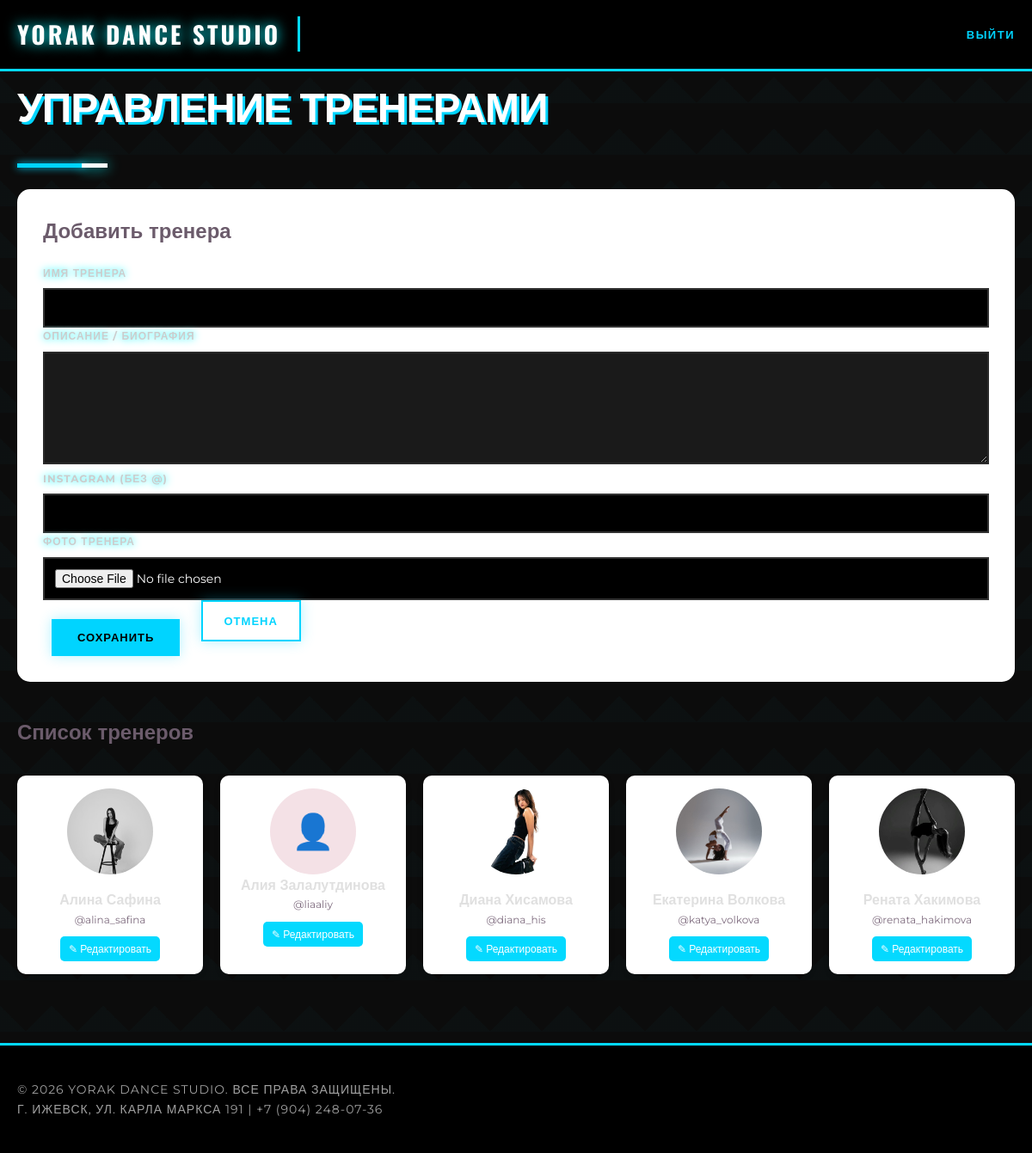
Screenshot of /admin/edit_trainer.php (signed in) with the database file from the repository.
### tables this page shows
CREATE TABLE `trainers` (
  `id` int NOT NULL AUTO_INCREMENT,
  `name` varchar(100) NOT NULL,
  `photo` varchar(255) DEFAULT NULL,
  `bio` text,
  `instagram` varchar(100) DEFAULT NULL,
  PRIMARY KEY (`id`)
);

### admin/edit_trainer.php (the view, shortened to what this page needs)
<?php
require_once '../includes/db.php';
$id = $_GET['id'] ?? 0;
$trainer = null;
$all_trainers = $pdo->query("SELECT * FROM trainers ORDER BY name")->fetchAll();
?>
<?php include '../includes/header.php'; ?>
<link rel="stylesheet" href="/dance_studio2/css/style.css">
<link rel="stylesheet" href="admin-style.css">
<div class="container">
    <h1 class="section-title">Управление тренерами</h1>
    <div class="trainers-admin">
        <div class="trainer-form">
            <h2 style="color: #6b5b6b; margin-bottom: 20px;">
                <?= $id ? 'Редактировать' : 'Добавить' ?> тренера
            </h2>
            <form method="POST" enctype="multipart/form-data">
                <div class="form-group">
                    <label>Имя тренера</label>
                    <input type="text" name="name" value="<?= htmlspecialchars($trainer['name'] ?? '') ?>" required>
                </div>
                <div class="form-group">
                    <label>Описание / Биография</label>
                    <textarea name="bio" rows="5"><?= htmlspecialchars($trainer['bio'] ?? '') ?></textarea>
                </div>
                <div class="form-group">
                    <label>Instagram (без @)</label>
                    <input type="text" name="instagram" value="<?= htmlspecialchars($trainer['instagram'] ?? '') ?>">
                </div>
                <div class="form-group">
                    <label>Фото тренера</label>
                    <input type="file" name="photo" accept="image/*">
                </div>
                <button type="submit" class="btn">Сохранить</button>
                <a href="index.php" class="btn btn-outline">Отмена</a>
            </form>
        </div>
        <h2 style="color: #6b5b6b; margin: 30px 0;">Список тренеров</h2>
        <div class="trainers-list">
            <?php foreach($all_trainers as $t): ?>
                <div class="trainer-item">
                    <?php if(!empty($t['photo']) && file_exists('../image/trainers/' . $t['photo'])): ?>
                        <img src="../image/trainers/<?= $t['photo'] ?>" alt="<?= htmlspecialchars($t['name']) ?>">
                    <?php else: ?>
                        <div style="width: 100px; height: 100px; border-radius: 50%; background: #f4e1e6; margin: 0 auto; display: flex; align-items: center; justify-content: center; font-size: 40px;">👤</div>
                    <?php endif; ?>
                    <h4><?= htmlspecialchars($t['name']) ?></h4>
                    <p style="font-size: 12px; color: #7e6b7e;">@<?= htmlspecialchars($t['instagram'] ?? 'нет') ?></p>
                    <a href="?id=<?= $t['id'] ?>" class="btn-edit">✎ Редактировать</a>
                </div>
            <?php endforeach; ?>
        </div>
    </div>
</div>
<?php include '../includes/footer.php'; ?>

### css/style.css (style rules this page uses)
:root { --primary-bg: #0c0c0c; --secondary-bg: #111111; --accent-main: #04d9ff; --accent-neon: #00f5ff; --text-primary: #e0e0e0; --text-secondary: #a0a0a0; --border-color: #2a2a2a; --shadow-color: rgba(4, 217, 255, 0.4); }
* { margin: 0; padding: 0; box-sizing: border-box; }
body { font-family: 'Montserrat', sans-serif; line-height: 1.6; color: var(--text-primary); background: var(--primary-bg); background-image: linear-gradient(45deg, rgba(4, 217, 255, 0.02) 25%, transparent 25%), linear-gradient(-45deg, rgba(4, 217, 255, 0.02) 25%, transparent 25%); background-size: 60px 60px; min-height: 100vh; }
.container { max-width: 1200px; margin: 0 auto; padding: 0 20px; }
.btn { display: inline-block; padding: 16px 45px; background: transparent; color: #ffffff; text-decoration: none; font-weight: 700; transition: all 0.3s; border: 2px solid var(--accent-main); cursor: pointer; text-transform: uppercase; letter-spacing: 3px; font-size: 14px; position: relative; overflow: hidden; z-index: 1; margin: 0 10px; background: rgba(0, 0, 0, 0.5); }
.btn::before { content: ''; position: absolute; top: 0; left: -100%; width: 100%; height: 100%; background: linear-gradient(90deg, var(--accent-main), var(--accent-neon)); transition: left 0.3s ease; z-index: -1; }
.btn-outline { border: 2px solid #ffffff; color: #ffffff; }
.section-title { text-align: center; font-size: 48px; font-weight: 900; margin-bottom: 60px; color: #ffffff; text-transform: uppercase; letter-spacing: 4px; position: relative; padding-bottom: 20px; font-family: 'Oswald', sans-serif; }
.section-title::after { content: ''; position: absolute; bottom: 0; left: 50%; transform: translateX(-50%); width: 150px; height: 4px; background: linear-gradient(90deg, var(--accent-main), var(--accent-neon)); box-shadow: 0 0 15px var(--accent-neon); }
.form-group label { display: block; margin-bottom: 5px; color: var(--accent-main); font-weight: 600; text-transform: uppercase; font-size: 13px; letter-spacing: 1px; }
.form-group input, .form-group select, .form-group textarea { width: 100%; padding: 12px; border: 1px solid #2a2a2a; border-radius: 0; font-family: inherit; background: #1a1a1a; color: #ffffff; transition: all 0.3s; }
.form-group { margin-bottom: 25px; position: relative; }
.form-group label { display: block; margin-bottom: 8px; color: var(--accent-main); font-weight: 700; text-transform: uppercase; font-size: 13px; letter-spacing: 1.5px; text-shadow: 0 0 10px var(--accent-neon); }
.form-group input, .form-group select, .form-group textarea { width: 100%; padding: 16px 20px; border: 2px solid #2a2a2a; border-radius: 0; font-family: inherit; background: #1a1a1a; color: #ffffff; font-size: 16px; transition: all 0.3s; position: relative; }

### admin/admin-style.css (style rules this page uses)
.section-title { font-size: 48px; font-weight: 900; color: #ffffff; margin-bottom: 40px; position: relative; display: inline-block; text-transform: uppercase; letter-spacing: -1px; text-shadow: 3px 3px 0 #00d4ff; }
.section-title::before { content: ''; position: absolute; bottom: -15px; left: 0; width: 80px; height: 5px; background: #00d4ff; box-shadow: 0 0 10px #00d4ff; }
.section-title::after { content: ''; position: absolute; bottom: -15px; left: 90px; width: 30px; height: 5px; background: #ffffff; }
.btn { display: inline-block; padding: 14px 30px; background: #00d4ff; color: #000000; text-decoration: none; font-weight: 800; font-size: 13px; transition: all 0.3s; text-transform: uppercase; letter-spacing: 1px; position: relative; overflow: hidden; z-index: 1; border: none; cursor: pointer; border-radius: 0; box-shadow: 0 0 15px rgba(0, 212, 255, 0.3); }
.btn::before { content: ''; position: absolute; top: 0; left: -100%; width: 100%; height: 100%; background: #ffffff; transition: left 0.3s; z-index: -1; }
.btn-outline { display: inline-block; padding: 12px 25px; background: transparent; border: 2px solid #00d4ff; color: #00d4ff; text-decoration: none; font-weight: 700; font-size: 13px; text-transform: uppercase; letter-spacing: 1px; transition: all 0.3s; }
.form-group { margin-bottom: 0; }
.form-group label { display: block; margin-bottom: 8px; color: #cccccc; font-weight: 700; font-size: 12px; text-transform: uppercase; letter-spacing: 1px; }
.form-group input, .form-group select { width: 100%; padding: 12px; background: #000000; border: 2px solid #333333; color: #ffffff; font-size: 14px; }

### rows the page displays
trainers: photo (picture), name "Алина Сафина", instagram "alina_safina"
trainers: name "Алия Залалутдинова", instagram "liaaliy"
trainers: photo (picture), name "Диана Хисамова", instagram "diana_his"
trainers: photo (picture), name "Екатерина Волкова", instagram "katya_volkova"
trainers: photo (picture), name "Рената Хакимова", instagram "renata_hakimova"
